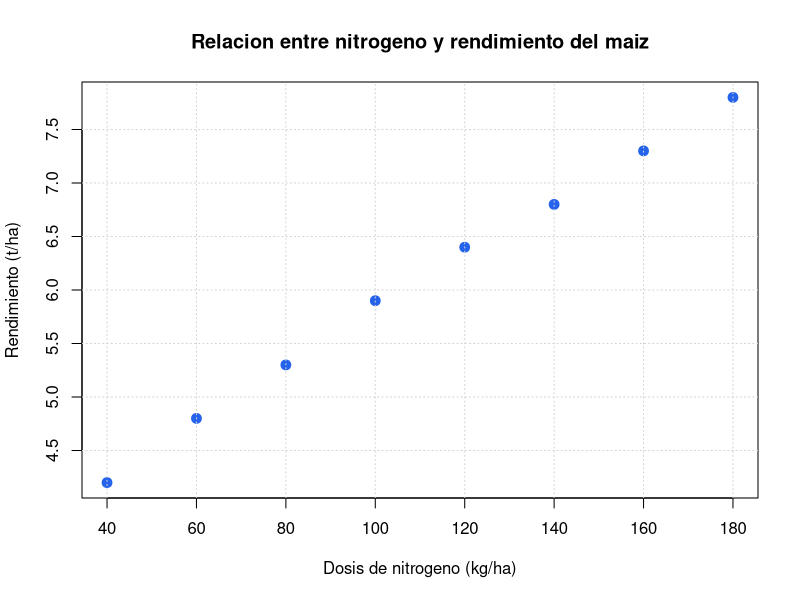
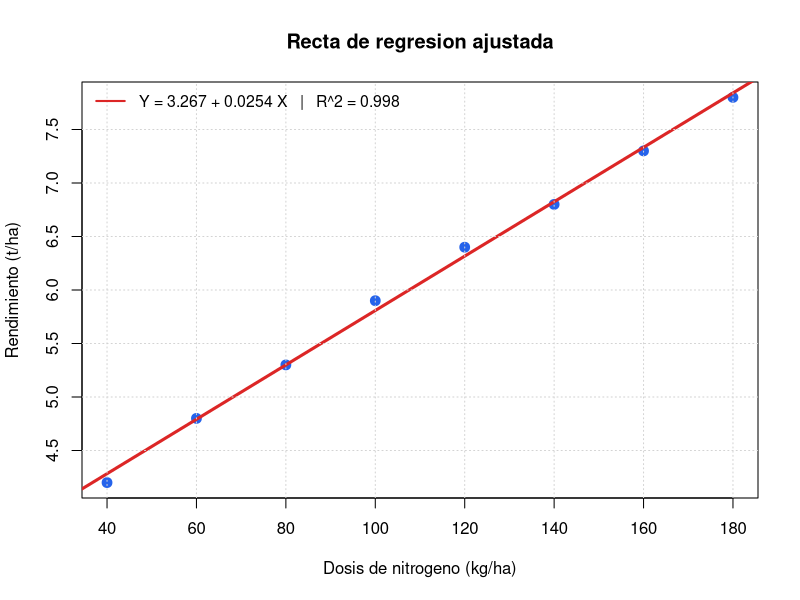
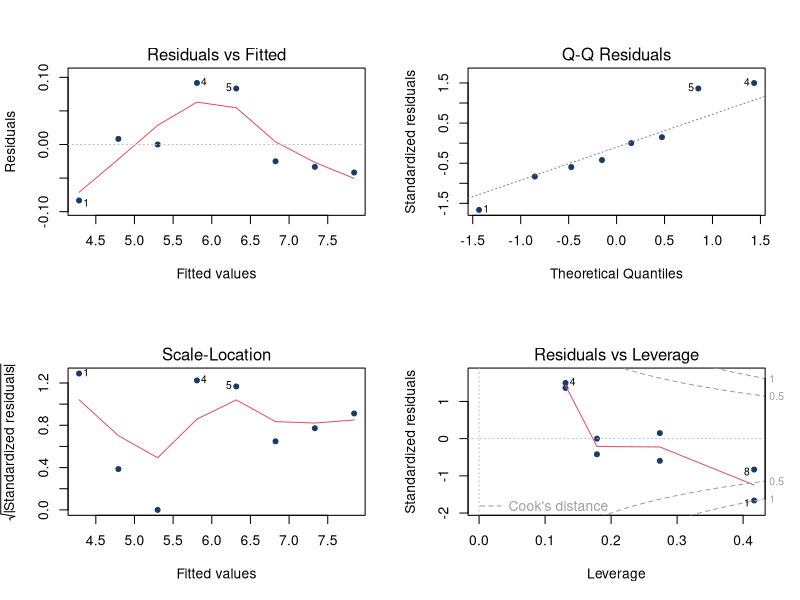
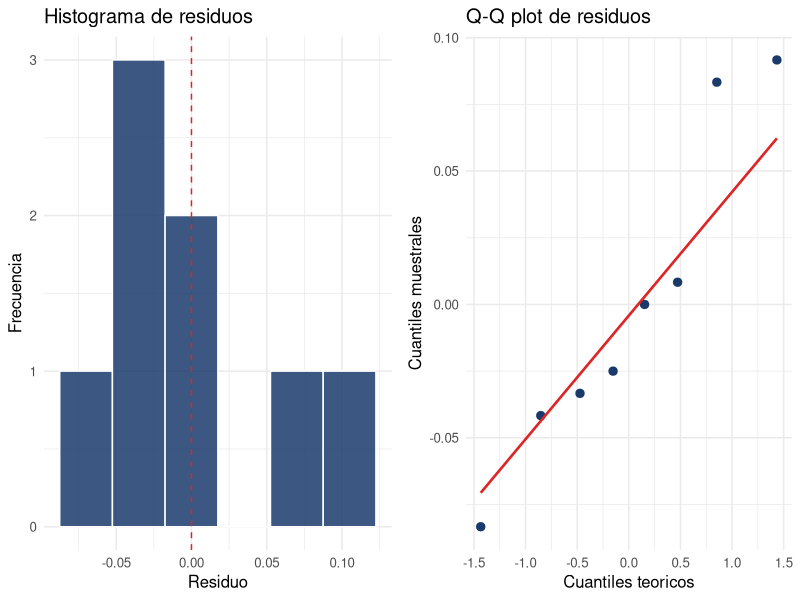
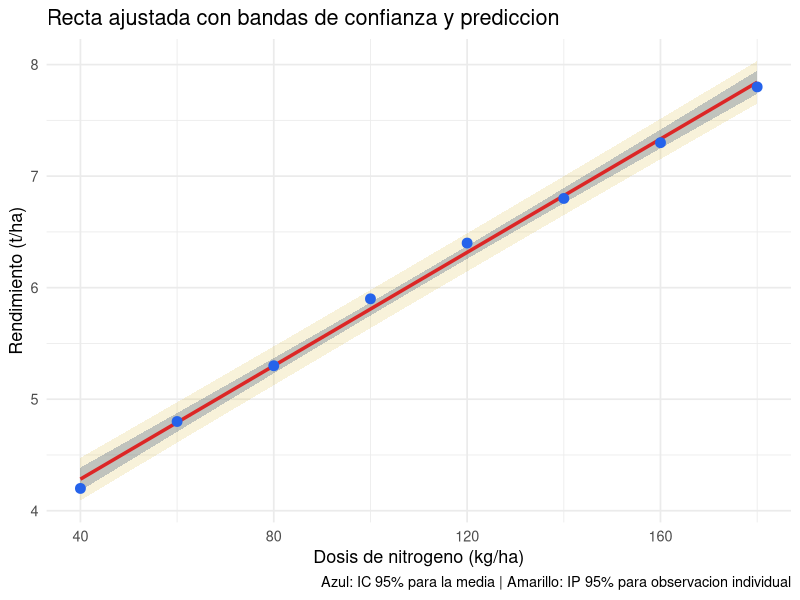

These figures' R source, in order:
## ---- chunk 1
knitr::opts_chunk$set(
  echo = TRUE,
  warning = FALSE,
  message = FALSE,
  fig.width = 8,
  fig.height = 5
)

mostrar_tabla <- function(x, n = 10, caption = NULL) {
  x_mostrar <- head(x, n)
  if (knitr::is_html_output()) {
    tabla_html <- knitr::kable(
      x_mostrar,
      format = "html",
      caption = caption,
      table.attr = 'class="table table-striped table-hover table-condensed"'
    )
    knitr::asis_output(
      paste0('<div class="table-scroll">', as.character(tabla_html), '</div>')
    )
  } else {
    knitr::kable(x_mostrar, format = "latex", caption = caption, booktabs = TRUE)
  }
}
## ---- chunk 2
nitrogeno   <- c(40, 60, 80, 100, 120, 140, 160, 180)
rendimiento <- c(4.2, 4.8, 5.3, 5.9, 6.4, 6.8, 7.3, 7.8)

datos <- data.frame(nitrogeno, rendimiento)

mostrar_tabla(datos, caption = "Dosis de nitrogeno y rendimiento del maiz")
## ---- chunk 3
summary(datos)
## ---- chunk 4
r <- cor(datos$nitrogeno, datos$rendimiento)
cat("Correlacion de Pearson r =", round(r, 4), "\n")
## ---- chunk 5
plot(
  rendimiento ~ nitrogeno,
  data  = datos,
  pch   = 19,
  col   = "#2563eb",
  cex   = 1.3,
  xlab  = "Dosis de nitrogeno (kg/ha)",
  ylab  = "Rendimiento (t/ha)",
  main  = "Relacion entre nitrogeno y rendimiento del maiz"
)
grid()
## ---- chunk 6
modelo <- lm(rendimiento ~ nitrogeno, data = datos)
## ---- chunk 7
summary(modelo)
## ---- chunk 8
b0 <- coef(modelo)[1]
b1 <- coef(modelo)[2]

cat("Intercepto b0 =", round(b0, 4), "\n")
cat("Pendiente  b1 =", round(b1, 4), "\n")
cat("\nModelo estimado: rendimiento =", round(b0, 4), "+", round(b1, 4), "* nitrogeno\n")
## ---- chunk 9
r2   <- summary(modelo)$r.squared
r2aj <- summary(modelo)$adj.r.squared

cat("R^2          =", round(r2, 4), "\n")
cat("R^2 ajustado =", round(r2aj, 4), "\n")
cat("El modelo explica el", round(r2 * 100, 1), "% de la variabilidad del rendimiento.\n")
## ---- chunk 10
confint(modelo, level = 0.95)
## ---- chunk 11
resumen    <- summary(modelo)
tabla_coef <- as.data.frame(resumen$coefficients)
names(tabla_coef) <- c("Estimado", "Error_std", "t_valor", "p_valor")
tabla_coef[, 1:4] <- round(tabla_coef[, 1:4], 6)
tabla_coef$Significativo <- ifelse(tabla_coef$p_valor < 0.05, "Si", "No")
mostrar_tabla(tabla_coef, caption = "Coeficientes del modelo con inferencia")
## ---- chunk 12
plot(
  rendimiento ~ nitrogeno,
  data = datos,
  pch  = 19,
  col  = "#2563eb",
  cex  = 1.3,
  xlab = "Dosis de nitrogeno (kg/ha)",
  ylab = "Rendimiento (t/ha)",
  main = "Recta de regresion ajustada"
)
abline(modelo, col = "#dc2626", lwd = 3)
grid()
legend(
  "topleft",
  legend = paste0("Y = ", round(b0, 3), " + ", round(b1, 4), " X   |   R^2 = ", round(r2, 3)),
  col    = "#dc2626",
  lwd    = 2,
  bty    = "n",
  cex    = 0.95
)
## ---- chunk 13
par(mfrow = c(2, 2))
plot(modelo, col = "#1a3a6b", pch = 19, cex = 0.8)
par(mfrow = c(1, 1))
## ---- chunk 14
datos$y_hat    <- fitted(modelo)
datos$residuos <- residuals(modelo)
datos$res_std  <- rstandard(modelo)

mostrar_tabla(datos, caption = "Valores ajustados y residuos del modelo")
## ---- chunk 15
sw <- shapiro.test(residuals(modelo))
cat("Estadistico W =", round(sw$statistic, 4), "\n")
cat("Valor p       =", round(sw$p.value, 4), "\n")
cat(ifelse(sw$p.value > 0.05,
           "No se rechaza H0: los residuos son compatibles con normalidad.",
           "Se rechaza H0: los residuos no siguen una distribucion normal."), "\n")
## ---- chunk 16
library(lmtest)
bptest(modelo)
## ---- chunk 17
dwtest(modelo)
## ---- chunk 18
library(ggplot2)

p1 <- ggplot(datos, aes(x = residuos)) +
  geom_histogram(bins = 6, fill = "#1a3a6b", color = "white", alpha = 0.85) +
  geom_vline(xintercept = 0, color = "#dc2626", linetype = "dashed") +
  labs(title = "Histograma de residuos", x = "Residuo", y = "Frecuencia") +
  theme_minimal(base_size = 12)

p2 <- ggplot(datos, aes(sample = residuos)) +
  stat_qq(color = "#1a3a6b", size = 2.5) +
  stat_qq_line(color = "#dc2626", linewidth = 0.9) +
  labs(title = "Q-Q plot de residuos",
       x = "Cuantiles teoricos", y = "Cuantiles muestrales") +
  theme_minimal(base_size = 12)

gridExtra::grid.arrange(p1, p2, ncol = 2)
## ---- chunk 19
nuevos <- data.frame(nitrogeno = c(50, 110, 170, 200))
pred   <- predict(modelo, newdata = nuevos)

resultado <- cbind(nuevos, rendimiento_predicho = round(pred, 3))
mostrar_tabla(resultado, caption = "Predicciones puntuales del rendimiento")
## ---- chunk 20
ic <- predict(modelo, newdata = nuevos, interval = "confidence", level = 0.95)
ip <- predict(modelo, newdata = nuevos, interval = "prediction",  level = 0.95)

tabla_pred <- data.frame(
  nitrogeno    = nuevos$nitrogeno,
  prediccion   = round(ic[, "fit"], 3),
  IC_inf       = round(ic[, "lwr"], 3),
  IC_sup       = round(ic[, "upr"], 3),
  IP_inf       = round(ip[, "lwr"], 3),
  IP_sup       = round(ip[, "upr"], 3)
)
mostrar_tabla(tabla_pred,
              caption = "IC para la media e IP para observacion individual (95%)")
## ---- chunk 21
rango_x  <- data.frame(nitrogeno = seq(min(datos$nitrogeno),
                                       max(datos$nitrogeno), length.out = 200))
banda_ic <- as.data.frame(predict(modelo, newdata = rango_x, interval = "confidence"))
banda_ip <- as.data.frame(predict(modelo, newdata = rango_x, interval = "prediction"))

df_bandas <- data.frame(
  x      = rango_x$nitrogeno,
  ic_lwr = banda_ic$lwr, ic_upr = banda_ic$upr, ic_fit = banda_ic$fit,
  ip_lwr = banda_ip$lwr, ip_upr = banda_ip$upr
)

ggplot() +
  geom_ribbon(data = df_bandas, aes(x = x, ymin = ip_lwr, ymax = ip_upr),
              fill = "#d4ac0d", alpha = 0.15) +
  geom_ribbon(data = df_bandas, aes(x = x, ymin = ic_lwr, ymax = ic_upr),
              fill = "#1a3a6b", alpha = 0.25) +
  geom_line(data = df_bandas, aes(x = x, y = ic_fit),
            color = "#dc2626", linewidth = 1.2) +
  geom_point(data = datos, aes(x = nitrogeno, y = rendimiento),
             color = "#2563eb", size = 3) +
  labs(
    title   = "Recta ajustada con bandas de confianza y prediccion",
    x       = "Dosis de nitrogeno (kg/ha)",
    y       = "Rendimiento (t/ha)",
    caption = "Azul: IC 95% para la media | Amarillo: IP 95% para observacion individual"
  ) +
  theme_minimal(base_size = 13)
## ---- chunk 22
fstat <- summary(modelo)$fstatistic
pval_F <- pf(fstat[1], fstat[2], fstat[3], lower.tail = FALSE)

tab <- data.frame(
  Elemento = c(
    "Intercepto b0",
    "Pendiente b1",
    "R2",
    "R2 ajustado",
    "Error estandar residual",
    "Estadistico F",
    "Valor p (F)"
  ),
  Valor = c(
    round(coef(modelo)[1], 4),
    round(coef(modelo)[2], 6),
    round(summary(modelo)$r.squared, 4),
    round(summary(modelo)$adj.r.squared, 4),
    round(summary(modelo)$sigma, 4),
    round(fstat[1], 2),
    format.pval(pval_F, digits = 4)
  )
)
mostrar_tabla(tab, caption = "Resumen del modelo de regresion lineal simple")
## ---- chunk 23
# Espacio para que el estudiante complete los ejercicios
